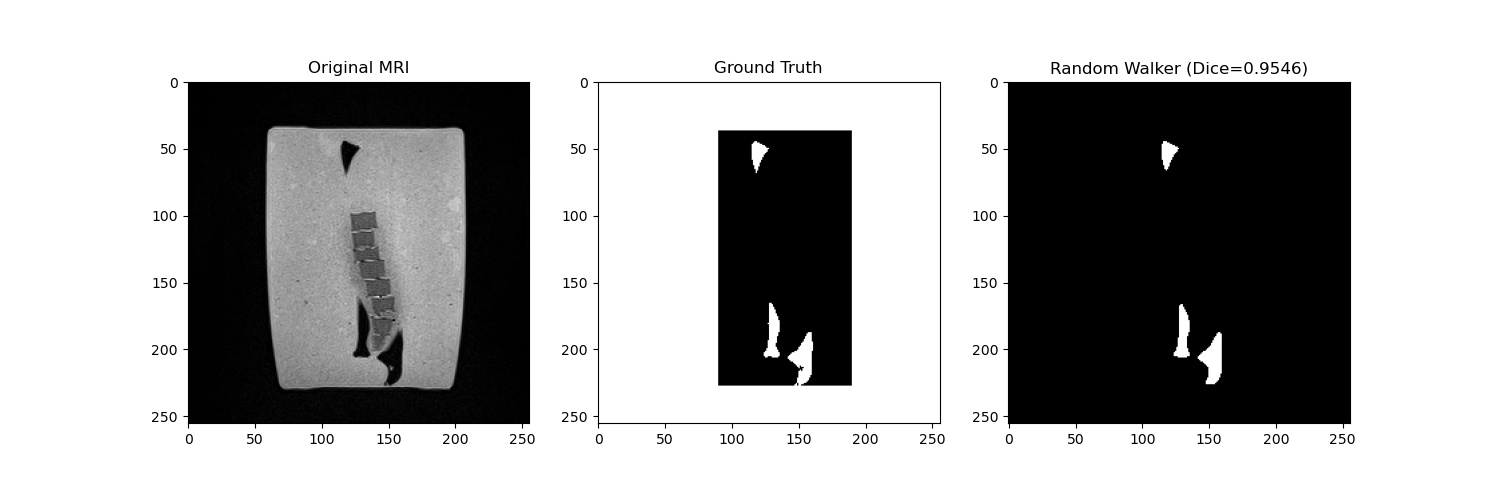

Python code for this plot:
import os
import pydicom
import nibabel as nib
import numpy as np
import pandas as pd
import matplotlib.pyplot as plt
from skimage.morphology import ball, closing
from scipy.ndimage import binary_fill_holes, label
from skimage.metrics import hausdorff_distance
from skimage.segmentation import random_walker
from tqdm import tqdm

def load_dicom_series(directory):
    files = [pydicom.dcmread(os.path.join(directory, f)) for f in os.listdir(directory) if f.endswith('.dcm')]
    files.sort(key=lambda x: int(x.InstanceNumber))
    return np.stack([f.pixel_array for f in files]).astype(float)

def dice_coefficient(y_true, y_pred):
    intersection = np.sum(y_true * y_pred)
    sum_total = np.sum(y_true) + np.sum(y_pred)
    if sum_total == 0: return 1.0
    return (2. * intersection) / sum_total

def keep_top_2_components(mask):
    labeled, n = label(mask)
    if n <= 2:
        return mask
    sizes = np.bincount(labeled.ravel())
    sizes[0] = 0
    top2 = np.argsort(sizes)[-2:]
    return np.isin(labeled, top2)

def main():
    script_dir = os.path.dirname(os.path.abspath(__file__))
    root_dir = os.path.dirname(script_dir)
    mri_path = os.path.join(root_dir, 'MRI')
    gt_path = os.path.join(root_dir, 'bone_mask.nii')
    
    print("Loading data...")
    mri_volume = load_dicom_series(mri_path).astype(float)
    ground_truth = nib.load(gt_path).get_fdata().astype(bool)
    
    ROI = (37, 227, 90, 189)
    y1, y2, x1, x2 = ROI
    
    results_file = os.path.join(script_dir, 'optuna_results_rw.csv')
    df = pd.read_csv(results_file).sort_values(by='dice_slice', ascending=False)
    best_params = df.iloc[0]
    
    beta = best_params['beta']
    t_marker_bg = best_params['t_marker_bg']
    t_marker_fg = best_params['t_marker_fg']
    
    print(f"Applying Random Walker (slice by slice) with beta={beta}, t_marker_bg={t_marker_bg}, t_marker_fg={t_marker_fg}")
    
    roi_volume = mri_volume[1:-1, y1:y2, x1:x2]
    seg_roi = np.zeros(roi_volume.shape, dtype=bool)
    
    for i in tqdm(range(roi_volume.shape[0])):
        roi_slice = roi_volume[i]
        markers = np.zeros(roi_slice.shape, dtype=int)
        markers[roi_slice > t_marker_bg] = 1 # Background
        markers[roi_slice < t_marker_fg] = 2 # Foreground
        
        if not (np.any(markers == 1) and np.any(markers == 2)):
            continue
            
        try:
            rw_seg = random_walker(roi_slice, markers, beta=beta, mode='bf')
            seg_roi[i] = (rw_seg == 2)
        except Exception:
            pass
            
    # Post-processing
    seg_roi = closing(seg_roi, ball(1))
    seg_roi = binary_fill_holes(seg_roi)
    
    # Reconstruct full volume
    seg = np.zeros_like(mri_volume, dtype=bool)
    seg[1:-1, y1:y2, x1:x2] = seg_roi
    
    # Component selection
    seg = keep_top_2_components(seg)

    dice = dice_coefficient(ground_truth[1:-1, y1:y2, x1:x2], seg[1:-1, y1:y2, x1:x2])
    hd = hausdorff_distance(ground_truth[1:-1, y1:y2, x1:x2], seg[1:-1, y1:y2, x1:x2])
    
    print(f"Final Dice: {dice:.4f}")
    print(f"Final Hausdorff: {hd:.4f}")
    
    slice_idx = mri_volume.shape[0] // 2
    plt.figure(figsize=(15, 5))
    plt.subplot(131)
    plt.imshow(mri_volume[slice_idx], cmap='gray')
    plt.title('Original MRI')
    plt.subplot(132)
    plt.imshow(ground_truth[slice_idx], cmap='gray')
    plt.title('Ground Truth')
    plt.subplot(133)
    plt.imshow(seg[slice_idx], cmap='gray')
    plt.title(f'Random Walker (Dice={dice:.4f})')
    plt.savefig(os.path.join(script_dir, 'final_segmentation_rw.png'))
    
    nib.save(nib.Nifti1Image(seg.astype(np.float32), np.eye(4)), 
             os.path.join(script_dir, 'final_bone_mask_rw.nii'))
    print(f"Results saved in {script_dir}")

if __name__ == "__main__":
    main()
